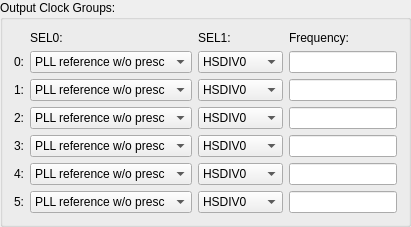
        <widget class="QGroupBox" name="groupBox_3">
         <property name="title">
          <string>Output Clock Groups:</string>
         </property>
         <layout class="QVBoxLayout" name="verticalLayout_3">
          <item>
           <layout class="QGridLayout" name="gridLayout_2">
            <item row="3" column="1">
             <widget class="QComboBox" name="OMUX2_SEL0">
              <item>
               <property name="text">
                <string>PLL reference w/o presc</string>
               </property>
              </item>
              <item>
               <property name="text">
                <string>PLL reference w/ presc</string>
               </property>
              </item>
              <item>
               <property name="text">
                <string>Input buffer CLKIN_2</string>
               </property>
              </item>
              <item>
               <property name="text">
                <string>Input buffer CLKIN_3</string>
               </property>
              </item>
             </widget>
            </item>
            <item row="4" column="3">
             <widget class="SIUnitEdit" name="freqGroup3">
              <property name="readOnly">
               <bool>true</bool>
              </property>
             </widget>
            </item>
            <item row="6" column="0">
             <widget class="QLabel" name="label_23">
              <property name="text">
               <string>5:</string>
              </property>
             </widget>
            </item>
            <item row="3" column="3">
             <widget class="SIUnitEdit" name="freqGroup2">
              <property name="readOnly">
               <bool>true</bool>
              </property>
             </widget>
            </item>
            <item row="4" column="2">
             <widget class="QComboBox" name="OMUX3_SEL1">
              <item>
               <property name="text">
                <string>HSDIV0</string>
               </property>
              </item>
              <item>
               <property name="text">
                <string>HSDIV1</string>
               </property>
              </item>
              <item>
               <property name="text">
                <string>HSDIV2</string>
               </property>
              </item>
              <item>
               <property name="text">
                <string>HSDIV3</string>
               </property>
              </item>
              <item>
               <property name="text">
                <string>HSDIV4</string>
               </property>
              </item>
              <item>
               <property name="text">
                <string>ID0</string>
               </property>
              </item>
              <item>
               <property name="text">
                <string>ID1</string>
               </property>
              </item>
              <item>
               <property name="text">
                <string>Use SEL0</string>
               </property>
              </item>
             </widget>
            </item>
            <item row="4" column="1">
             <widget class="QComboBox" name="OMUX3_SEL0">
              <item>
               <property name="text">
                <string>PLL reference w/o presc</string>
               </property>
              </item>
              <item>
               <property name="text">
                <string>PLL reference w/ presc</string>
               </property>
              </item>
              <item>
               <property name="text">
                <string>Input buffer CLKIN_2</string>
               </property>
              </item>
              <item>
               <property name="text">
                <string>Input buffer CLKIN_3</string>
               </property>
              </item>
             </widget>
            </item>
            <item row="1" column="2">
             <widget class="QComboBox" name="OMUX0_SEL1">
              <item>
               <property name="text">
                <string>HSDIV0</string>
               </property>
              </item>
              <item>
               <property name="text">
                <string>HSDIV1</string>
               </property>
              </item>
              <item>
               <property name="text">
                <string>HSDIV2</string>
               </property>
              </item>
              <item>
               <property name="text">
                <string>HSDIV3</string>
               </property>
              </item>
              <item>
               <property name="text">
                <string>HSDIV4</string>
               </property>
              </item>
              <item>
               <property name="text">
                <string>ID0</string>
               </property>
              </item>
              <item>
               <property name="text">
                <string>ID1</string>
               </property>
              </item>
              <item>
               <property name="text">
                <string>Use SEL0</string>
               </property>
              </item>
             </widget>
            </item>
            <item row="6" column="2">
             <widget class="QComboBox" name="OMUX5_SEL1">
              <item>
               <property name="text">
                <string>HSDIV0</string>
               </property>
              </item>
              <item>
               <property name="text">
                <string>HSDIV1</string>
               </property>
              </item>
              <item>
               <property name="text">
                <string>HSDIV2</string>
               </property>
              </item>
              <item>
               <property name="text">
                <string>HSDIV3</string>
               </property>
              </item>
              <item>
               <property name="text">
                <string>HSDIV4</string>
               </property>
              </item>
              <item>
               <property name="text">
                <string>ID0</string>
               </property>
              </item>
              <item>
               <property name="text">
                <string>ID1</string>
               </property>
              </item>
              <item>
               <property name="text">
                <string>Use SEL0</string>
               </property>
              </item>
             </widget>
            </item>
            <item row="3" column="2">
             <widget class="QComboBox" name="OMUX2_SEL1">
              <item>
               <property name="text">
                <string>HSDIV0</string>
               </property>
              </item>
              <item>
               <property name="text">
                <string>HSDIV1</string>
               </property>
              </item>
              <item>
               <property name="text">
                <string>HSDIV2</string>
               </property>
              </item>
              <item>
               <property name="text">
                <string>HSDIV3</string>
               </property>
              </item>
              <item>
               <property name="text">
                <string>HSDIV4</string>
               </property>
              </item>
              <item>
               <property name="text">
                <string>ID0</string>
               </property>
              </item>
              <item>
               <property name="text">
                <string>ID1</string>
               </property>
              </item>
              <item>
               <property name="text">
                <string>Use SEL0</string>
               </property>
              </item>
             </widget>
            </item>
            <item row="5" column="1">
             <widget class="QComboBox" name="OMUX4_SEL0">
              <item>
               <property name="text">
                <string>PLL reference w/o presc</string>
               </property>
              </item>
              <item>
               <property name="text">
                <string>PLL reference w/ presc</string>
               </property>
              </item>
              <item>
               <property name="text">
                <string>Input buffer CLKIN_2</string>
               </property>
              </item>
              <item>
               <property name="text">
                <string>Input buffer CLKIN_3</string>
               </property>
              </item>
             </widget>
            </item>
            <item row="0" column="2">
             <widget class="QLabel" name="label_17">
              <property name="text">
               <string>SEL1:</string>
              </property>
             </widget>
            </item>
            <item row="5" column="2">
             <widget class="QComboBox" name="OMUX4_SEL1">
              <item>
               <property name="text">
                <string>HSDIV0</string>
               </property>
              </item>
              <item>
               <property name="text">
                <string>HSDIV1</string>
               </property>
              </item>
              <item>
               <property name="text">
                <string>HSDIV2</string>
               </property>
              </item>
              <item>
               <property name="text">
                <string>HSDIV3</string>
               </property>
              </item>
              <item>
               <property name="text">
                <string>HSDIV4</string>
               </property>
              </item>
              <item>
               <property name="text">
                <string>ID0</string>
               </property>
              </item>
              <item>
               <property name="text">
                <string>ID1</string>
               </property>
              </item>
              <item>
               <property name="text">
                <string>Use SEL0</string>
               </property>
              </item>
             </widget>
            </item>
            <item row="2" column="1">
             <widget class="QComboBox" name="OMUX1_SEL0">
              <item>
               <property name="text">
                <string>PLL reference w/o presc</string>
               </property>
              </item>
              <item>
               <property name="text">
                <string>PLL reference w/ presc</string>
               </property>
              </item>
              <item>
               <property name="text">
                <string>Input buffer CLKIN_2</string>
               </property>
              </item>
              <item>
               <property name="text">
                <string>Input buffer CLKIN_3</string>
               </property>
              </item>
             </widget>
            </item>
            <item row="6" column="1">
             <widget class="QComboBox" name="OMUX5_SEL0">
              <item>
               <property name="text">
                <string>PLL reference w/o presc</string>
               </property>
              </item>
              <item>
               <property name="text">
                <string>PLL reference w/ presc</string>
               </property>
              </item>
              <item>
               <property name="text">
                <string>Input buffer CLKIN_2</string>
               </property>
              </item>
              <item>
               <property name="text">
                <string>Input buffer CLKIN_3</string>
               </property>
              </item>
             </widget>
            </item>
            <item row="4" column="0">
             <widget class="QLabel" name="label_21">
              <property name="text">
               <string>3:</string>
              </property>
             </widget>
            </item>
            <item row="2" column="0">
             <widget class="QLabel" name="label_22">
              <property name="text">
               <string>1:</string>
              </property>
             </widget>
            </item>
            <item row="1" column="0">
             <widget class="QLabel" name="label_18">
              <property name="text">
               <string>0:</string>
              </property>
             </widget>
            </item>
            <item row="5" column="0">
             <widget class="QLabel" name="label_20">
              <property name="text">
               <string>4:</string>
              </property>
             </widget>
            </item>
            <item row="0" column="3">
             <widget class="QLabel" name="label_54">
              <property name="text">
               <string>Frequency:</string>
              </property>
             </widget>
            </item>
            <item row="2" column="3">
             <widget class="SIUnitEdit" name="freqGroup1">
              <property name="readOnly">
               <bool>true</bool>
              </property>
             </widget>
            </item>
            <item row="3" column="0">
             <widget class="QLabel" name="label_19">
              <property name="text">
               <string>2:</string>
              </property>
             </widget>
            </item>
            <item row="1" column="3">
             <widget class="SIUnitEdit" name="freqGroup0">
              <property name="readOnly">
               <bool>true</bool>
              </property>
             </widget>
            </item>
            <item row="2" column="2">
             <widget class="QComboBox" name="OMUX1_SEL1">
              <item>
               <property name="text">
                <string>HSDIV0</string>
               </property>
              </item>
              <item>
               <property name="text">
                <string>HSDIV1</string>
               </property>
              </item>
              <item>
               <property name="text">
                <string>HSDIV2</string>
               </property>
              </item>
              <item>
               <property name="text">
                <string>HSDIV3</string>
               </property>
              </item>
              <item>
               <property name="text">
                <string>HSDIV4</string>
               </property>
              </item>
              <item>
               <property name="text">
                <string>ID0</string>
               </property>
              </item>
              <item>
               <property name="text">
                <string>ID1</string>
               </property>
              </item>
              <item>
               <property name="text">
                <string>Use SEL0</string>
               </property>
              </item>
             </widget>
            </item>
            <item row="1" column="1">
             <widget class="QComboBox" name="OMUX0_SEL0">
              <item>
               <property name="text">
                <string>PLL reference w/o presc</string>
               </property>
              </item>
              <item>
               <property name="text">
                <string>PLL reference w/ presc</string>
               </property>
              </item>
              <item>
               <property name="text">
                <string>Input buffer CLKIN_2</string>
               </property>
              </item>
              <item>
               <property name="text">
                <string>Input buffer CLKIN_3</string>
               </property>
              </item>
             </widget>
            </item>
            <item row="0" column="1">
             <widget class="QLabel" name="label_16">
              <property name="text">
               <string>SEL0:</string>
              </property>
             </widget>
            </item>
            <item row="5" column="3">
             <widget class="SIUnitEdit" name="freqGroup4">
              <property name="readOnly">
               <bool>true</bool>
              </property>
             </widget>
            </item>
            <item row="6" column="3">
             <widget class="SIUnitEdit" name="freqGroup5">
              <property name="readOnly">
               <bool>true</bool>
              </property>
             </widget>
            </item>
           </layout>
          </item>
         </layout>
        </widget>
